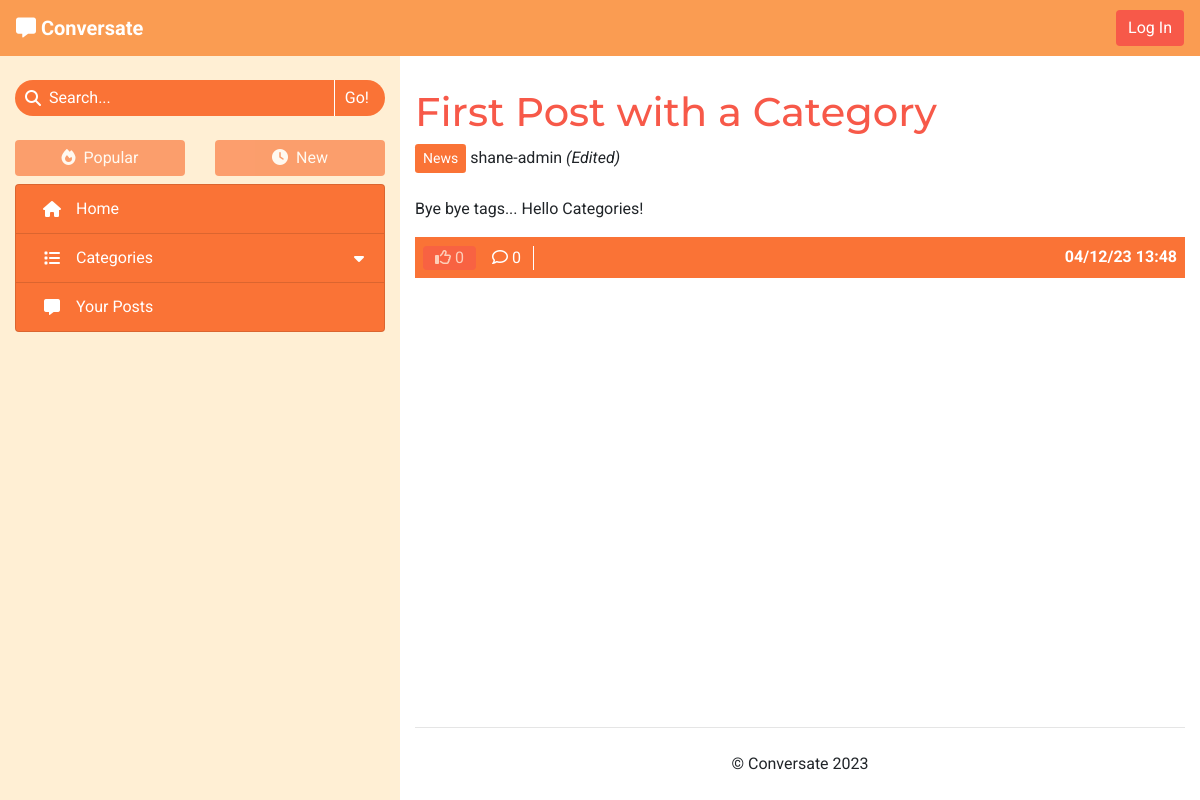
The page /news-SoMUq2gZ-first-post-with-a-category/ on the database as committed earlier.
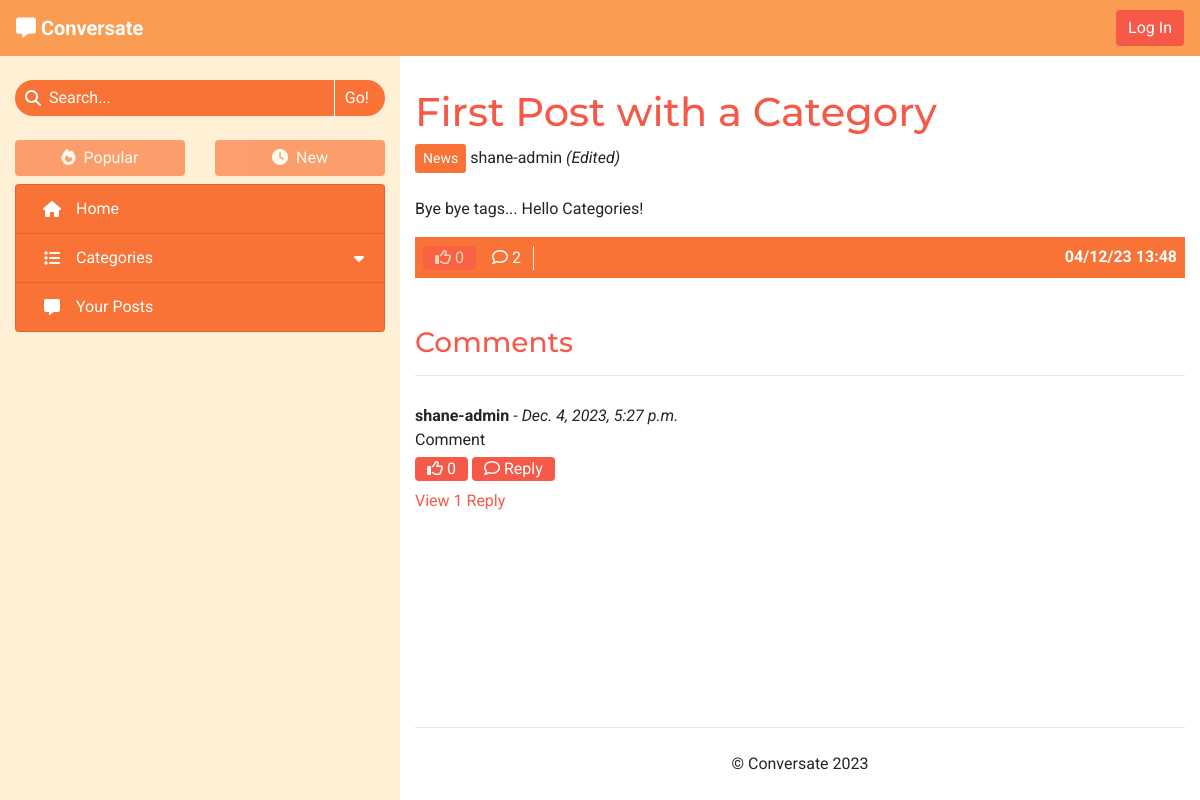
The same page on the database as committed later.
### forum/models.py (models this page shows, shortened)
class Post(models.Model):
    title = models.CharField(max_length=100)
    slug = models.SlugField(max_length=100, unique=True)
    category = models.ForeignKey(Category, on_delete=models.CASCADE,
                                 related_name='tagged_posts')
    posted_by = models.ForeignKey(User, on_delete=models.CASCADE,
                                  related_name='added_posts')
    posted_on = models.DateTimeField(auto_now_add=True)
    content = models.TextField()
    tags = models.CharField(max_length=200, blank=True)
    edited = models.BooleanField(default=False)
    likes = models.ManyToManyField(User, related_name='post_likes', blank=True)
    approved = models.BooleanField(default=False)
    class Meta:
        ordering = ['-posted_on']
    def number_of_likes(self):
        return self.likes.count()
    def number_of_comments(self):
        return self.comments.count()

class Category(models.Model):
    name = models.CharField(max_length=30, unique=True)
    slug = models.SlugField(max_length=30, unique=True)
    icon = models.CharField(max_length=30, default="fa-tag")
    def __str__(self):
        return self.name
    def number_of_posts(self):
        return self.tagged_posts.count()

class Comment(models.Model):
    post = models.ForeignKey(Post, on_delete=models.CASCADE,
                             related_name='comments')
    content = models.TextField()
    posted_by = models.ForeignKey(User, on_delete=models.CASCADE,
                                  related_name='added_comments')
    posted_on = models.DateTimeField(auto_now_add=True)
    reply_to = models.ForeignKey('self', on_delete=models.CASCADE,
                                 related_name='replies', blank=True, null=True)
    edited = models.BooleanField(default=False)
    likes = models.ManyToManyField(User, related_name="comment_likes",
                                   blank=True)
    approved = models.BooleanField(default=False)
    class Meta:
        ordering = ['-posted_on']
    def number_of_likes(self):
        return self.likes.count()
    def number_of_replies(self):
        return self.replies.count()

### forum/views.py (the view)
# urls.py: path('<slug:slug>/', views.ViewPost.as_view(), name='view_post'),
class ViewPost(View):
    def get(self, request, slug):
        post = get_object_or_404(Post, slug=slug)
        comments = post.comments.order_by('-posted_on')
        liked = post.likes.filter(id=request.user.id).exists()
        context = get_base_context(request)
        context.update({
            'post': post,
            'comments': comments,
            'liked': liked
        })
        return render(
            request,
            'post_details.html',
            context
        )

### forum/core/categories.py (called while the page is built)
def get_top_categories(limit=CATEGORY_COLLAPSIBLE_LIMIT):
    categories = list(Category.objects
                      .annotate(num_posts=Count('tagged_posts'))
                      .filter(num_posts__gt=0)
                      .order_by('-num_posts'))
    num_categories = len(categories)
    category_none = Category.objects.get(slug='none')
    if category_none in categories:
        categories.remove(category_none)
    return {
        'num_categories': num_categories,
        'top_categories': categories[:limit],
        'has_more_categories': (len(categories) > limit)
    }

### forum/core/content.py (called while the page is built)
def get_base_context(request):
    context = get_top_categories()
    context['disable_sort'] = True
    return context

### templates/post_details.html (shortened to what the changed rows need)
{% extends "base.html" %}
{% load static %}
{% block content %}
    <h1>{{ post.title }}</h1>
    <a class="btn btn-sm category" href="{% url 'categories' post.category.slug %}">{{ post.category }}</a>
    <span>{{ post.posted_by }}
        {% if post.edited %}
            <em>(Edited)</em>
        {% endif %}
    </span>
    <br><br>
    <div id="post-content" class="mb-3">{{ post.content|safe }}</div>
    <div id="post-footer" class="d-flex justify-content-between mt-2">
        <div class="post-footer-buttons">
            {% if user.is_authenticated %}
            <form class="d-inline" method="POST" action="{% url 'like_post' post.slug %}">
                {% csrf_token %}
                {% if liked %}
                    <button type="submit" class="btn py-0 line-separate" aria-label="Unlike this post">
                        <i class="fa-solid fa-thumbs-up"></i>
                {% else %}
                    <button type="submit" class="btn py-0 line-separate" aria-label="Like this post">
                        <i class="fa-regular fa-thumbs-up"></i>
                {% endif %}
                    {{ post.number_of_likes }}
                </button>
            </form>
            {% else %}
                <span class="btn disabled py-0" aria-disabled="true">
                    <i class="fa-regular fa-thumbs-up"></i>
                    {{ post.number_of_likes }}
                </span>
            {% endif %}
            {% if user.is_authenticated %}
                <a class="btn py-0 line-separate" href="#post-comment" aria-label="Post a comment">
            {% else %}
                <a class="btn py-0 line-separate" href="#comments" aria-label="View the post's comments">
            {% endif %}
                <i class="fa-regular fa-comment"></i>
                {{ post.number_of_comments }}
            </a>
        </div>
        <div class="center-to-container">
            <strong>{{ post.posted_on|date:"d/m/y G:i" }}</strong>
        </div>
    </div>
    <br>
    <br>
    <div id="comments" class="accordion">
        {% if comments %}
            <h3>Comments</h3>
            <hr>
            {% for comment in comments %}
                {% if comment.reply_to %}
                <div id="comment-{{ comment.id }}" data-timestamp="{{ comment.posted_on.timestamp }}"
                    data-reply-to="{{ comment.reply_to.id }}" class="comment reply ml-3 ml-sm-4 ml-lg-5 py-3 d-none">
                {% else %}
                <div id="comment-{{ comment.id }}" class="comment my-4 py-1">
                {% endif %}
                    <div class="comment-header">
                        <strong>{{ comment.posted_by }}</strong> -
                        <em>{{ comment.posted_on }}
                        </em>
                    </div>
                    <div class="comment-body">
                        <p class="mb-1 comment-text">{{ comment.content }}</p>
                        <form method="POST" class="d-inline" action="{% url 'like_comment' comment.id %}">
                            {% if user in comment.likes.all %}
                            <button type="submit" class="btn btn-small py-0">
                                <i class="fa-solid fa-thumbs-up"></i>
                            {% else %}
                            <button type="submit" class="btn btn-small py-0">
                                <i class="fa-regular fa-thumbs-up"></i>
                            {% endif %}
                                {{ comment.number_of_likes }}
                            </button>
                        </form>
                        <button class="btn btn-small py-0" type="button" data-toggle="collapse"
                            data-target="#reply-toggle-{{ comment.id }}" aria-expanded="false" aria-controls="reply-toggle-{{ comment.id }}">
                            <i class="fa-regular fa-comment"></i>
                            Reply
                        </button>
                    </div>
                    {% if comment.number_of_replies %}
                        <a href="#reply-section-{{ comment.id }}" class="reply-toggle d-inline-block mt-2" type="button"
                            data-toggle="collapse" aria-expanded="false" data-control="reply-section-{{ comment.id }}" data-parent="#comments">
                            {% if comment.number_of_replies == 1 %}
                                View 1 Reply
                            {% else %}
                                View {{ comment.number_of_replies }} Replies
                            {% endif %}
                        </a>
                    {% endif %}
                </div>
            {% endfor %}
        {% endif %}
    </div>
{% endblock %}

Rows that differ between the two databases and show on the page:
computed for Post "First Post with a Category": number_of_comments "0" → "2"
added Comment: posted_by "shane-admin", posted_on "Dec. 4, 2023, 5:27 p.m.", content "Comment", number_of_likes "0", shows "View 1 Reply"
Other text that changed with them:
text now shown: "Comments"
